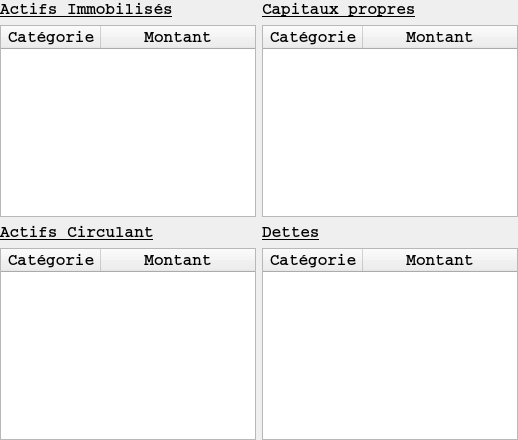
            <widget class="QWidget" name="tab_rapports_financiers">
             <attribute name="title">
              <string>Rapports Financiers</string>
             </attribute>
             <layout class="QGridLayout" name="gridLayout_31">
              <property name="leftMargin">
               <number>0</number>
              </property>
              <property name="topMargin">
               <number>0</number>
              </property>
              <property name="rightMargin">
               <number>0</number>
              </property>
              <property name="bottomMargin">
               <number>0</number>
              </property>
              <item row="1" column="0">
               <widget class="QTableWidget" name="table_infos_actifs_immo">
                <property name="font">
                 <font>
                  <family>Courier</family>
                  <pointsize>12</pointsize>
                 </font>
                </property>
                <property name="styleSheet">
                 <string notr="true">QHeaderView::section{
	font-weight: bold;
	/*background-color: black;*/
	/*color: white;*/
}

QTablewidget{
	alternate-background-color: #B0EDFB;
	background-color: #F4F9FA;
}</string>
                </property>
                <property name="editTriggers">
                 <set>QAbstractItemView::EditTrigger::NoEditTriggers</set>
                </property>
                <property name="alternatingRowColors">
                 <bool>true</bool>
                </property>
                <property name="textElideMode">
                 <enum>Qt::TextElideMode::ElideNone</enum>
                </property>
                <property name="verticalScrollMode">
                 <enum>QAbstractItemView::ScrollMode::ScrollPerItem</enum>
                </property>
                <property name="horizontalScrollMode">
                 <enum>QAbstractItemView::ScrollMode::ScrollPerItem</enum>
                </property>
                <property name="sortingEnabled">
                 <bool>true</bool>
                </property>
                <attribute name="horizontalHeaderCascadingSectionResizes">
                 <bool>true</bool>
                </attribute>
                <attribute name="horizontalHeaderStretchLastSection">
                 <bool>true</bool>
                </attribute>
                <column>
                 <property name="text">
                  <string>Catégorie</string>
                 </property>
                </column>
                <column>
                 <property name="text">
                  <string>Montant</string>
                 </property>
                </column>
               </widget>
              </item>
              <item row="2" column="0">
               <widget class="QLabel" name="label_19">
                <property name="minimumSize">
                 <size>
                  <width>50</width>
                  <height>1</height>
                 </size>
                </property>
                <property name="font">
                 <font>
                  <family>Courier</family>
                  <pointsize>12</pointsize>
                  <bold>true</bold>
                  <underline>true</underline>
                 </font>
                </property>
                <property name="text">
                 <string>Actifs Circulant</string>
                </property>
               </widget>
              </item>
              <item row="0" column="0">
               <widget class="QLabel" name="label_17">
                <property name="minimumSize">
                 <size>
                  <width>50</width>
                  <height>1</height>
                 </size>
                </property>
                <property name="font">
                 <font>
                  <family>Courier</family>
                  <pointsize>12</pointsize>
                  <bold>true</bold>
                  <underline>true</underline>
                 </font>
                </property>
                <property name="text">
                 <string>Actifs Immobilisés</string>
                </property>
               </widget>
              </item>
              <item row="3" column="1">
               <widget class="QTableWidget" name="table_infos_dettes">
                <property name="font">
                 <font>
                  <family>Courier</family>
                  <pointsize>12</pointsize>
                 </font>
                </property>
                <property name="styleSheet">
                 <string notr="true">QHeaderView::section{
	font-weight: bold;
	/*background-color: black;*/
	/*color: white;*/
}

QTablewidget{
	alternate-background-color: #B0EDFB;
	background-color: #F4F9FA;
}</string>
                </property>
                <property name="editTriggers">
                 <set>QAbstractItemView::EditTrigger::NoEditTriggers</set>
                </property>
                <property name="alternatingRowColors">
                 <bool>true</bool>
                </property>
                <property name="textElideMode">
                 <enum>Qt::TextElideMode::ElideNone</enum>
                </property>
                <property name="verticalScrollMode">
                 <enum>QAbstractItemView::ScrollMode::ScrollPerItem</enum>
                </property>
                <property name="horizontalScrollMode">
                 <enum>QAbstractItemView::ScrollMode::ScrollPerItem</enum>
                </property>
                <property name="sortingEnabled">
                 <bool>true</bool>
                </property>
                <attribute name="horizontalHeaderCascadingSectionResizes">
                 <bool>true</bool>
                </attribute>
                <attribute name="horizontalHeaderStretchLastSection">
                 <bool>true</bool>
                </attribute>
                <column>
                 <property name="text">
                  <string>Catégorie</string>
                 </property>
                </column>
                <column>
                 <property name="text">
                  <string>Montant</string>
                 </property>
                </column>
               </widget>
              </item>
              <item row="0" column="1">
               <widget class="QLabel" name="label_18">
                <property name="minimumSize">
                 <size>
                  <width>50</width>
                  <height>1</height>
                 </size>
                </property>
                <property name="font">
                 <font>
                  <family>Courier</family>
                  <pointsize>12</pointsize>
                  <bold>true</bold>
                  <underline>true</underline>
                 </font>
                </property>
                <property name="text">
                 <string>Capitaux propres</string>
                </property>
               </widget>
              </item>
              <item row="2" column="1">
               <widget class="QLabel" name="label_22">
                <property name="minimumSize">
                 <size>
                  <width>50</width>
                  <height>1</height>
                 </size>
                </property>
                <property name="font">
                 <font>
                  <family>Courier</family>
                  <pointsize>12</pointsize>
                  <bold>true</bold>
                  <underline>true</underline>
                 </font>
                </property>
                <property name="text">
                 <string>Dettes</string>
                </property>
               </widget>
              </item>
              <item row="1" column="1">
               <widget class="QTableWidget" name="table_infos_capitaux_propres">
                <property name="font">
                 <font>
                  <family>Courier</family>
                  <pointsize>12</pointsize>
                 </font>
                </property>
                <property name="styleSheet">
                 <string notr="true">QHeaderView::section{
	font-weight: bold;
	/*background-color: black;*/
	/*color: white;*/
}

QTablewidget{
	alternate-background-color: #B0EDFB;
	background-color: #F4F9FA;
}</string>
                </property>
                <property name="editTriggers">
                 <set>QAbstractItemView::EditTrigger::NoEditTriggers</set>
                </property>
                <property name="alternatingRowColors">
                 <bool>true</bool>
                </property>
                <property name="textElideMode">
                 <enum>Qt::TextElideMode::ElideNone</enum>
                </property>
                <property name="verticalScrollMode">
                 <enum>QAbstractItemView::ScrollMode::ScrollPerItem</enum>
                </property>
                <property name="horizontalScrollMode">
                 <enum>QAbstractItemView::ScrollMode::ScrollPerItem</enum>
                </property>
                <property name="sortingEnabled">
                 <bool>true</bool>
                </property>
                <attribute name="horizontalHeaderCascadingSectionResizes">
                 <bool>true</bool>
                </attribute>
                <attribute name="horizontalHeaderShowSortIndicator" stdset="0">
                 <bool>true</bool>
                </attribute>
                <attribute name="horizontalHeaderStretchLastSection">
                 <bool>true</bool>
                </attribute>
                <column>
                 <property name="text">
                  <string>Catégorie</string>
                 </property>
                </column>
                <column>
                 <property name="text">
                  <string>Montant</string>
                 </property>
                </column>
               </widget>
              </item>
              <item row="3" column="0">
               <widget class="QTableWidget" name="table_infos_actifs_circulants">
                <property name="font">
                 <font>
                  <family>Courier</family>
                  <pointsize>12</pointsize>
                 </font>
                </property>
                <property name="styleSheet">
                 <string notr="true">QHeaderView::section{
	font-weight: bold;
	/*background-color: black;*/
	/*color: white;*/
}

QTablewidget{
	alternate-background-color: #B0EDFB;
	background-color: #F4F9FA;
}</string>
                </property>
                <property name="editTriggers">
                 <set>QAbstractItemView::EditTrigger::NoEditTriggers</set>
                </property>
                <property name="alternatingRowColors">
                 <bool>true</bool>
                </property>
                <property name="textElideMode">
                 <enum>Qt::TextElideMode::ElideNone</enum>
                </property>
                <property name="verticalScrollMode">
                 <enum>QAbstractItemView::ScrollMode::ScrollPerItem</enum>
                </property>
                <property name="horizontalScrollMode">
                 <enum>QAbstractItemView::ScrollMode::ScrollPerItem</enum>
                </property>
                <property name="sortingEnabled">
                 <bool>true</bool>
                </property>
                <attribute name="horizontalHeaderCascadingSectionResizes">
                 <bool>true</bool>
                </attribute>
                <attribute name="horizontalHeaderShowSortIndicator" stdset="0">
                 <bool>true</bool>
                </attribute>
                <attribute name="horizontalHeaderStretchLastSection">
                 <bool>true</bool>
                </attribute>
                <column>
                 <property name="text">
                  <string>Catégorie</string>
                 </property>
                </column>
                <column>
                 <property name="text">
                  <string>Montant</string>
                 </property>
                </column>
               </widget>
              </item>
             </layout>
            </widget>
